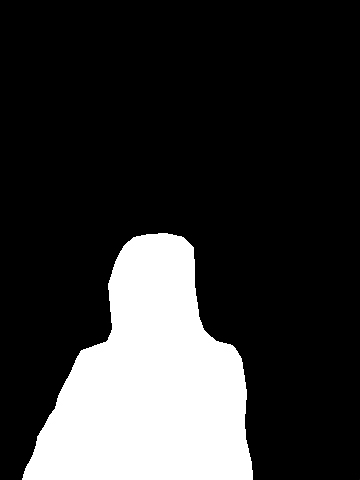
#> input picture mask1.jpg, 360 x 480 px, found by its file name
$ python main.py
#> lines starting #> are read from the running program, lines starting #| are printed output that depends on the picture; after the words box and inside, x2 and y2 are one past the last pixel; in counts of white or black regions, pixels touching at a corner belong together
### inpaint.py
import numpy as np
import cv2
from priority import calc_Priority, isophote, calc_normal
from util import *
from best_patch import *

import matplotlib.pyplot as plt

import time
import os


class Inpainting:
    def __init__(self,img, source_indices, patch_size=9):

        # intitialisations
        self.im_x = img.shape[1]
        self.im_y = img.shape[0]

        self.patch_size = patch_size

        self.source_region = get_mask(source_indices, self.im_x, self.im_y)

        self.C_init = None
        self.C = None
        self.total_time = []
        self.pixel_remaining = [np.sum(self.source_region == -1)]
        self.C_init = self.source_region.copy()
        self.C_init[self.C_init == -1] = 0
        self.C_init[self.C_init == 255] = 1
        self.C_init = self.C_init.astype(float)
        self.C = self.C_init.copy()
        self.source_indices_complete = []
        self.source_indices_incomplete = []

        # lets ensure we only look in the original source region
        for p_y in range(patch_size, self.im_y - patch_size):
            for p_x in range(patch_size, self.im_x - patch_size):
                if not patch_complete(self.source_region / 255, p_x, p_y, patch_size):
                    self.source_indices_incomplete.append((p_y, p_x))
                else:
                    self.source_indices_complete.append((p_y, p_x))
        self.source_indices_complete = np.array(self.source_indices_complete)
        self.source_indices_incomplete = np.array(self.source_indices_incomplete)
        self.fill_img = np.ones_like(img) * 255
        for x, y in source_indices:
            self.fill_img[x, y] = img[x, y]

        self.source_indices = source_indices


    # [95 lines left out: function in_paint_alg, not called in this run]

### main.py
import diplib as dp
import cv2
import numpy as np
import matplotlib.pyplot as plt
from inpaint import *
import inpaint
from util import *

# Load the image
# name='resources/ken2.jpg'
# name_mask='resources/ken2_mask.jpg'


name='self/im1.jpg'
name_mask='self/mask1.jpg'

# [5 lines of commented-out code are left out]


img = cv2.imread(name)
# Apply Gaussian blur to the image
# img_blur = cv2.GaussianBlur(img, (3, 3), 0)
img_mask=cv2.imread(name_mask,cv2.IMREAD_GRAYSCALE)
#> img_mask is the input picture: shape (480, 360); min 0, max 255, mean 52.6
img_mask = cv2.bitwise_not(img_mask)
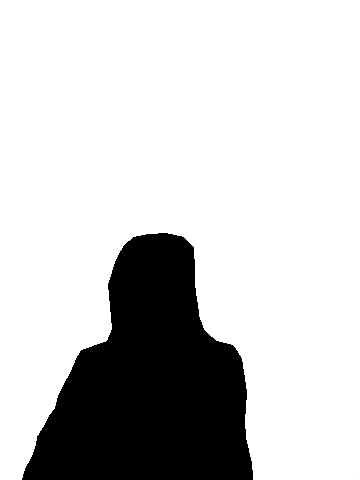
#> img_mask: shape (480, 360); min 0, max 255, mean 202.4
img_mask = cv2.threshold(img_mask, 127, 255, cv2.THRESH_BINARY)[1]
#> img_mask: shape (480, 360); 79.4% white; 1 black region, box (x1, y1, x2, y2) and area: (22, 233, 253, 480) 35649


# source_region_mask = cv2.bitwise_not(img_mask)
source_region_mask = (img_mask)
source_indices_mask=np.array(np.where(source_region_mask==255)).T
#> source_indices_mask = 137151 pairs, first value 0 to 479, second value 0 to 359

inpaint_obj = inpaint.Inpainting(img, source_indices_mask, patch_size=4)
#> (the run stopped early here; a loop or call above may not have finished)

$ run again, with mask7.jpg copied over mask1.jpg
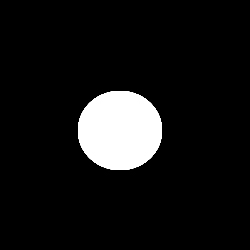
#> input picture mask7.jpg, 250 x 250 px, found by its file name
#> img_mask is the input picture: shape (250, 250); min 0, max 255, mean 21.8
#> `img_mask = cv2.bitwise_not(img_mask)`:
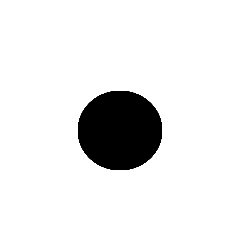
#> img_mask: shape (250, 250); min 0, max 255, mean 233.2
#> source_indices_mask = 57148 pairs, first value 0 to 249, second value 0 to 249
